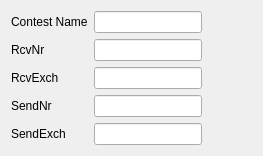
     <widget class="QWidget" name="tabContest">
      <attribute name="title">
       <string>&amp;Contest</string>
      </attribute>
      <layout class="QVBoxLayout" name="verticalLayout_6">
       <item>
        <layout class="QHBoxLayout" name="horizontalLayout_4">
         <item>
          <layout class="QFormLayout" name="formLayout_9">
           <property name="rightMargin">
            <number>10</number>
           </property>
           <item row="0" column="0">
            <widget class="QLabel" name="contestIDLabel">
             <property name="text">
              <string>Contest Name</string>
             </property>
            </widget>
           </item>
           <item row="0" column="1">
            <widget class="QLineEdit" name="contestIDEdit"/>
           </item>
           <item row="1" column="0">
            <widget class="QLabel" name="srxLabel">
             <property name="text">
              <string>RcvNr</string>
             </property>
            </widget>
           </item>
           <item row="1" column="1">
            <widget class="QLineEdit" name="srxEdit">
             <property name="enabled">
              <bool>true</bool>
             </property>
            </widget>
           </item>
           <item row="2" column="0">
            <widget class="QLabel" name="srxStringLabel">
             <property name="text">
              <string>RcvExch</string>
             </property>
            </widget>
           </item>
           <item row="2" column="1">
            <widget class="QLineEdit" name="srxStringEdit">
             <property name="enabled">
              <bool>true</bool>
             </property>
            </widget>
           </item>
           <item row="3" column="0">
            <widget class="QLabel" name="stxLabel">
             <property name="text">
              <string>SendNr</string>
             </property>
            </widget>
           </item>
           <item row="3" column="1">
            <widget class="QLineEdit" name="stxEdit">
             <property name="enabled">
              <bool>true</bool>
             </property>
            </widget>
           </item>
           <item row="4" column="0">
            <widget class="QLabel" name="stxStringLabel">
             <property name="text">
              <string>SendExch</string>
             </property>
            </widget>
           </item>
           <item row="4" column="1">
            <widget class="QLineEdit" name="stxStringEdit">
             <property name="enabled">
              <bool>true</bool>
             </property>
            </widget>
           </item>
          </layout>
         </item>
         <item>
          <spacer name="horizontalSpacer_3">
           <property name="orientation">
            <enum>Qt::Horizontal</enum>
           </property>
           <property name="sizeType">
            <enum>QSizePolicy::Expanding</enum>
           </property>
           <property name="sizeHint" stdset="0">
            <size>
             <width>40</width>
             <height>20</height>
            </size>
           </property>
          </spacer>
         </item>
        </layout>
       </item>
      </layout>
     </widget>
